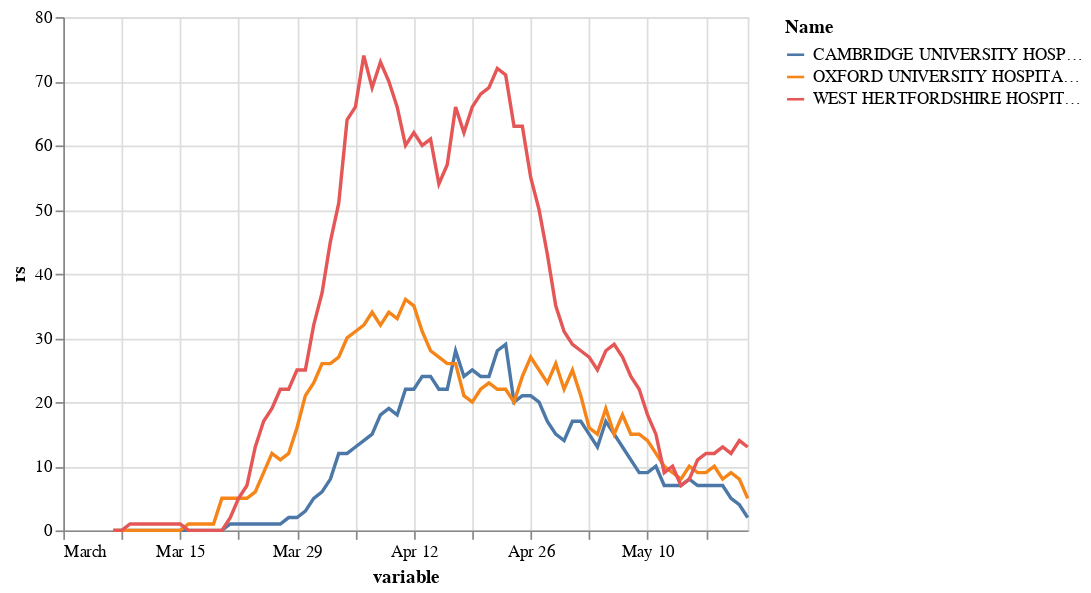

Notebook code cell kept with this figure:
### Code cell
alt.Chart(df2).mark_line().encode(
    x='variable',
    y='rs',
    color='Name',
    tooltip=['Name', "variable", "rs"]
)

### Figure 1 — Vega-Lite specification as saved in the notebook (floating-point values rounded to 4 significant figures; data arrays with more than 128 entries replaced by an {"elided": "..."} marker saying what was removed)
{"$schema": "https://vega.github.io/schema/vega-lite/v3.4.0.json", "config": {"mark": {"tooltip": null}, "view": {"height": 300, "width": 400}}, "data": {"name": "data-ff26619d2546cfb015a48ad806410b9d"}, "datasets": {"data-ff26619d2546cfb015a48ad806410b9d": {"elided": "249 records"}}, "encoding": {"color": {"field": "Name", "type": "nominal"}, "tooltip": [{"field": "Name", "type": "nominal"}, {"field": "variable", "type": "temporal"}, {"field": "rs", "type": "quantitative"}], "x": {"field": "variable", "type": "temporal"}, "y": {"field": "rs", "type": "quantitative"}}, "mark": "line"}
